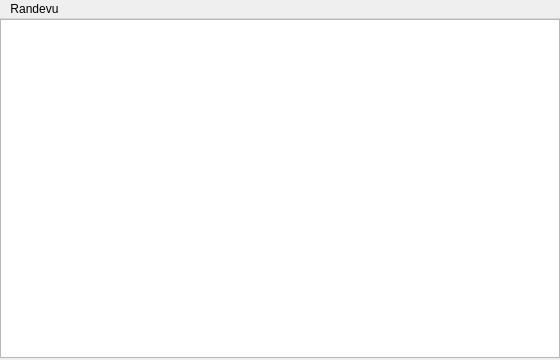
<?xml version="1.0" encoding="UTF-8"?>
<ui version="4.0">
 <class>MainWindow</class>
 <widget class="QMainWindow" name="MainWindow">
  <property name="geometry">
   <rect>
    <x>0</x>
    <y>0</y>
    <width>560</width>
    <height>360</height>
   </rect>
  </property>
  <property name="windowTitle">
   <string>Randevular</string>
  </property>
  <widget class="QWidget" name="centralwidget">
   <widget class="QTableView" name="tableView">
    <property name="geometry">
     <rect>
      <x>0</x>
      <y>0</y>
      <width>560</width>
      <height>339</height>
     </rect>
    </property>
    <property name="windowTitle">
     <string>Randevu Tarihleri</string>
    </property>
   </widget>
  </widget>
  <widget class="QMenuBar" name="menubar">
   <property name="geometry">
    <rect>
     <x>0</x>
     <y>0</y>
     <width>560</width>
     <height>21</height>
    </rect>
   </property>
   <widget class="QMenu" name="menuRandevu">
    <property name="title">
     <string>Randevu</string>
    </property>
    <addaction name="actionCancel"/>
   </widget>
   <addaction name="menuRandevu"/>
  </widget>
  <action name="actionCancel">
   <property name="text">
    <string>İptal</string>
   </property>
   <property name="shortcut">
    <string>Ctrl+C</string>
   </property>
  </action>
 </widget>
 <resources/>
 <connections/>
</ui>
